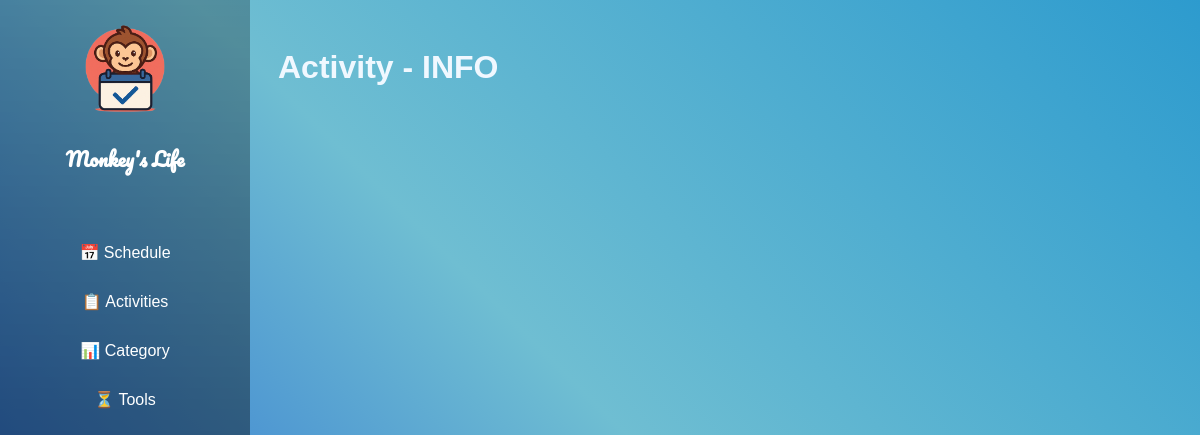
Before: /activities/activity/1 with the older database file.
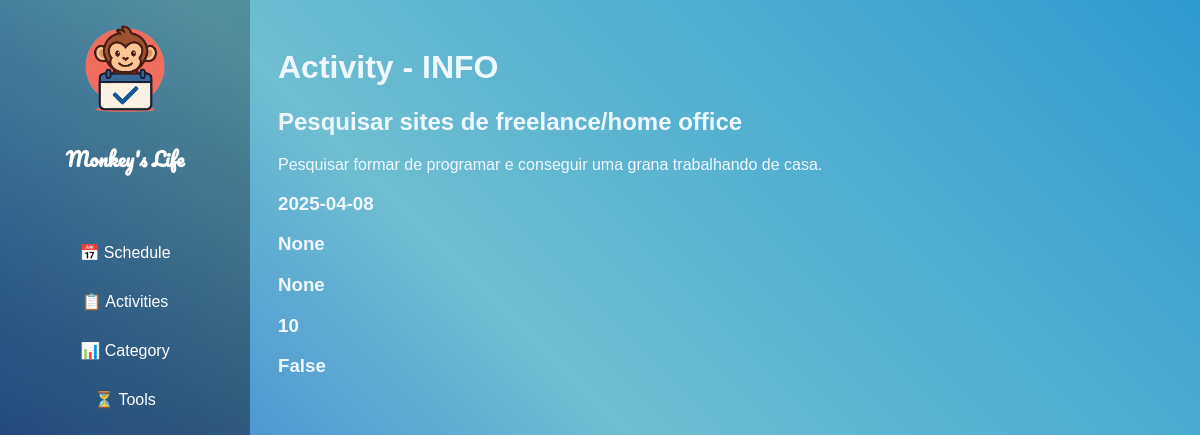
After: the same page with the newer database file.
### schedule/blueprints/activities/models.py (models this page shows, shortened)
class Activity(db.Model):
    __tablename__ = 'activities'
    id = db.Column(db.Integer, primary_key=True)
    name = db.Column(db.String(80), nullable=False)
    description = db.Column(db.String(200))
    date = db.Column(db.Date)
    start_time = db.Column(db.Time)
    end_time = db.Column(db.Time)
    category = db.Column(db.Integer, db.ForeignKey('categories.id'))
    done = db.Column(db.Boolean, default=False)

### schedule/blueprints/activities/routes.py (the view)
@activity.route('/activity/<int:id>')
def activity_info(id):
    activity = Activity.query.get(id)
    categories = Category.query.all()
    return render_template('activities/activity_info.html', activity=activity, categories=categories)

### schedule/blueprints/activities/templates/activities/activity_info.html (shortened to what this page needs)
{% extends "base.html" %}
{% block content %}
<div class="content">
    <h1>Activity - INFO</h1>
    <h2>{{activity.name}}</h2>
    <p>{{activity.description}}</p>
    <h3>{{activity.date}}</h3>
    <h3>{{activity.start_time}}</h3>
    <h3>{{activity.end_time}}</h3>
    <h3>{{activity.category}}</h3>
    <h3>{{activity.done}}</h3>
</div>
{% endblock %}

Changed rows visible on the page:
added Activity: name "Pesquisar sites de freelance/home office", description "Pesquisar formar de programar e conseguir uma grana trabalhando de casa.", date "2025-04-08", start_time "None", end_time "None", category "10", done "False"
